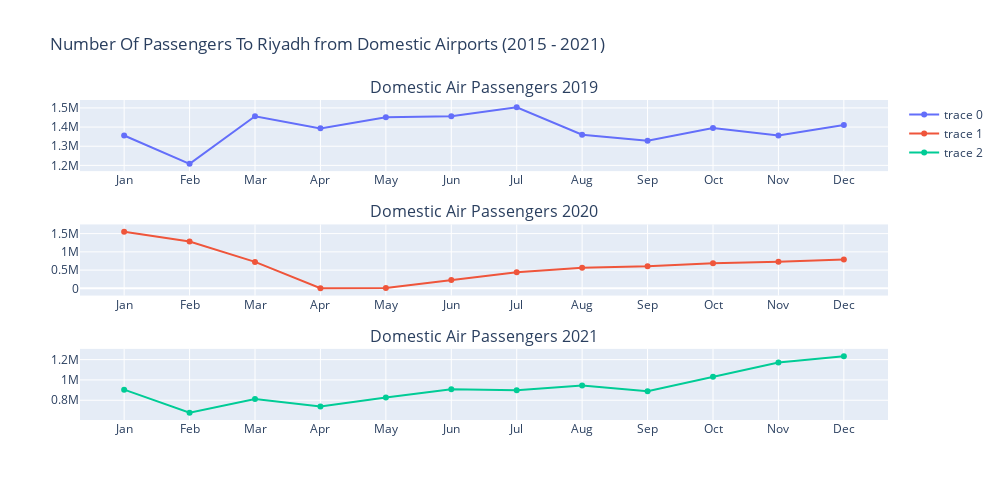

The notebook cell this image was saved under:
### Markdown cell above
<li>Riyadhd Season ( From Oct - Jan):</li>
Numbers shows increas in these months.
<li>January International Air passengers:</li> The highest number of passengers of Jan month was in  2020, Saudi hosts Saudi Arabia hosts the Dakar Rally, the first time the legendary desert race has taken place in the Middle East
<li>August 2021:</li>
Numbers shows increas in this months, i assum this related to annouce the country in (1, Aug) to welcome again international tourism’s

### Code cell
# import libraries to use visualization plots
from plotly.subplots import make_subplots
import plotly.graph_objects as go

fig = make_subplots(
    rows=3, cols=1,
    subplot_titles=("Domestic Air Passengers 2019", "Domestic Air Passengers 2020", "Domestic Air Passengers 2021"))

fig.add_trace(go.Scatter(x=Riyadh_domestic_2019.Month_short, y=Riyadh_domestic_2019.RUH),
              row=1, col=1)

fig.add_trace(go.Scatter(x=Riyadh_domestic_2020.Month_short, y=Riyadh_domestic_2020.RUH),
              row=2, col=1)

fig.add_trace(go.Scatter(x=Riyadh_domestic_2021.Month_short, y=Riyadh_domestic_2021.RUH),
              row=3, col=1)



fig.update_layout(height=500, width=1000,
                  title_text=" Number Of Passengers To Riyadh from Domestic Airports (2015 - 2021)")

fig.show()

### Figure 1 — Plotly figure (JSON) as saved in the notebook; plotly's stock layout.template omitted (floating-point values rounded to 4 significant figures)
{"data": [{"type": "scatter", "x": ["Jan", "Feb", "Mar", "Apr", "May", "Jun", "Jul", "Aug", "Sep", "Oct", "Nov", "Dec"], "xaxis": "x", "y": [1356071, 1208139, 1456127, 1393176, 1451002, 1456466, 1503133, 1360057, 1328608, 1395471, 1356117, 1410254], "yaxis": "y"}, {"type": "scatter", "x": ["Jan", "Feb", "Mar", "Apr", "May", "Jun", "Jul", "Aug", "Sep", "Oct", "Nov", "Dec"], "xaxis": "x2", "y": [1551456, 1282024, 724751, 2104, 10347, 228465, 440399, 566075, 603739, 688279, 727722, 791863], "yaxis": "y2"}, {"type": "scatter", "x": ["Jan", "Feb", "Mar", "Apr", "May", "Jun", "Jul", "Aug", "Sep", "Oct", "Nov", "Dec"], "xaxis": "x3", "y": [904129, 677347, 811268, 739169, 826366, 909234, 897895, 944300, 887587, 1031124, 1170474, 1233609], "yaxis": "y3"}], "layout": {"annotations": [{"font": {"size": 16}, "showarrow": false, "text": "Domestic Air Passengers 2019", "x": 0.5, "xanchor": "center", "xref": "paper", "y": 1, "yanchor": "bottom", "yref": "paper"}, {"font": {"size": 16}, "showarrow": false, "text": "Domestic Air Passengers 2020", "x": 0.5, "xanchor": "center", "xref": "paper", "y": 0.6111, "yanchor": "bottom", "yref": "paper"}, {"font": {"size": 16}, "showarrow": false, "text": "Domestic Air Passengers 2021", "x": 0.5, "xanchor": "center", "xref": "paper", "y": 0.2222, "yanchor": "bottom", "yref": "paper"}], "height": 500, "title": {"text": " Number Of Passengers To Riyadh from Domestic Airports (2015 - 2021)"}, "width": 1000, "xaxis": {"anchor": "y", "domain": [0, 1]}, "xaxis2": {"anchor": "y2", "domain": [0, 1]}, "xaxis3": {"anchor": "y3", "domain": [0, 1]}, "yaxis": {"anchor": "x", "domain": [0.7778, 1]}, "yaxis2": {"anchor": "x2", "domain": [0.3889, 0.6111]}, "yaxis3": {"anchor": "x3", "domain": [0, 0.2222]}}}
